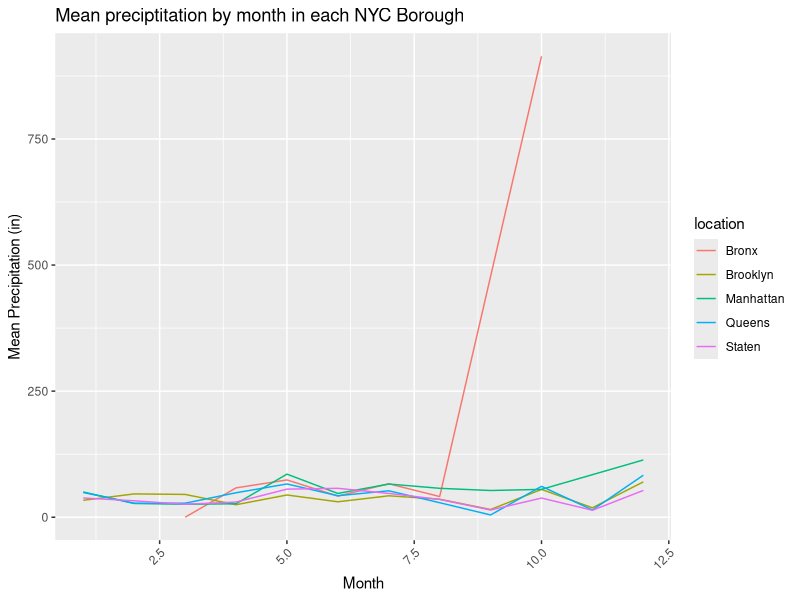
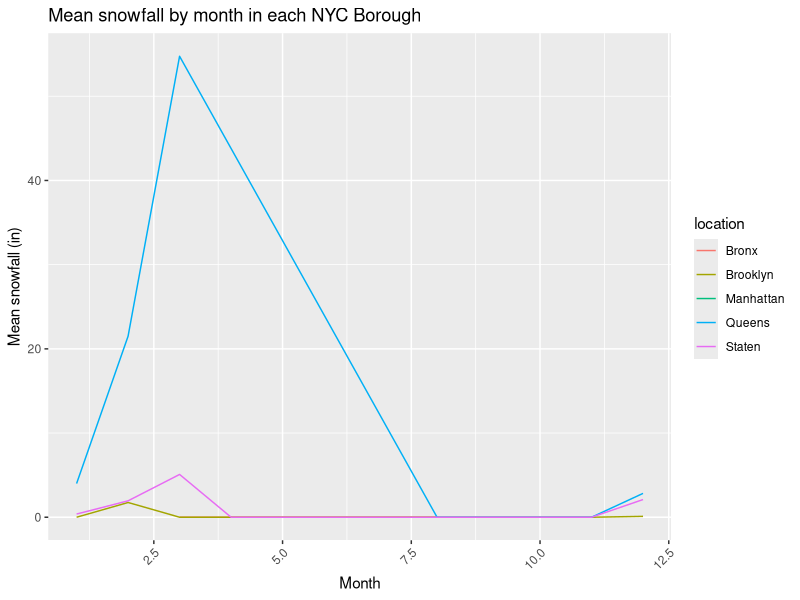

These figures' R source, in order:
## ---- chunk 1
library(tidyverse)
library(here)
## ---- chunk 2
weather.df <- read_csv(here("data/weather/weather_data.csv"))

weather.df %>%
  filter(element == "PRCP") %>%
  group_by(month, location) %>%
  summarize(mean_prcp = mean(data_value)) %>%
  ggplot(aes(x = month, y = mean_prcp, group = location)) +
  geom_line(aes(color = location)) + 
  labs(
    title = "Mean preciptitation by month in each NYC Borough",
    x = "Month",
    y = "Mean Precipitation (in)"
  ) + 
  theme(axis.text.x = element_text(angle = 45, hjust = 1))

## ---- chunk 3
weather.df %>%
  filter(element == "SNOW") %>%
  group_by(month, location) %>%
  summarize(mean_prcp = mean(data_value)) %>%
  ggplot(aes(x = month, y = mean_prcp, group = location)) +
  geom_line(aes(color = location)) + 
  labs(
    title = "Mean snowfall by month in each NYC Borough",
    x = "Month",
    y = "Mean snowfall (in)"
  ) + 
  theme(axis.text.x = element_text(angle = 45, hjust = 1))
